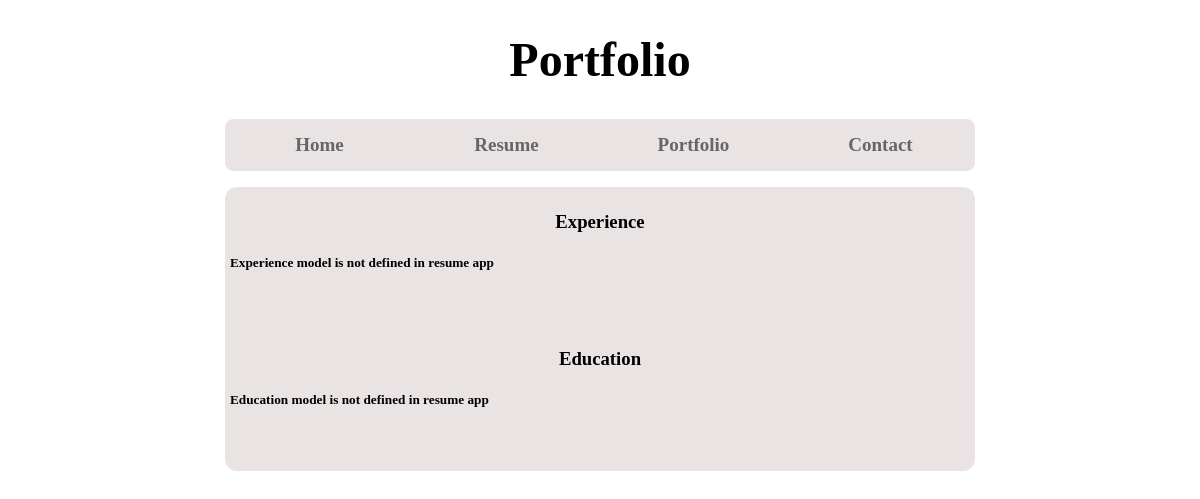
Page /resume/resume/ on the earlier database version.
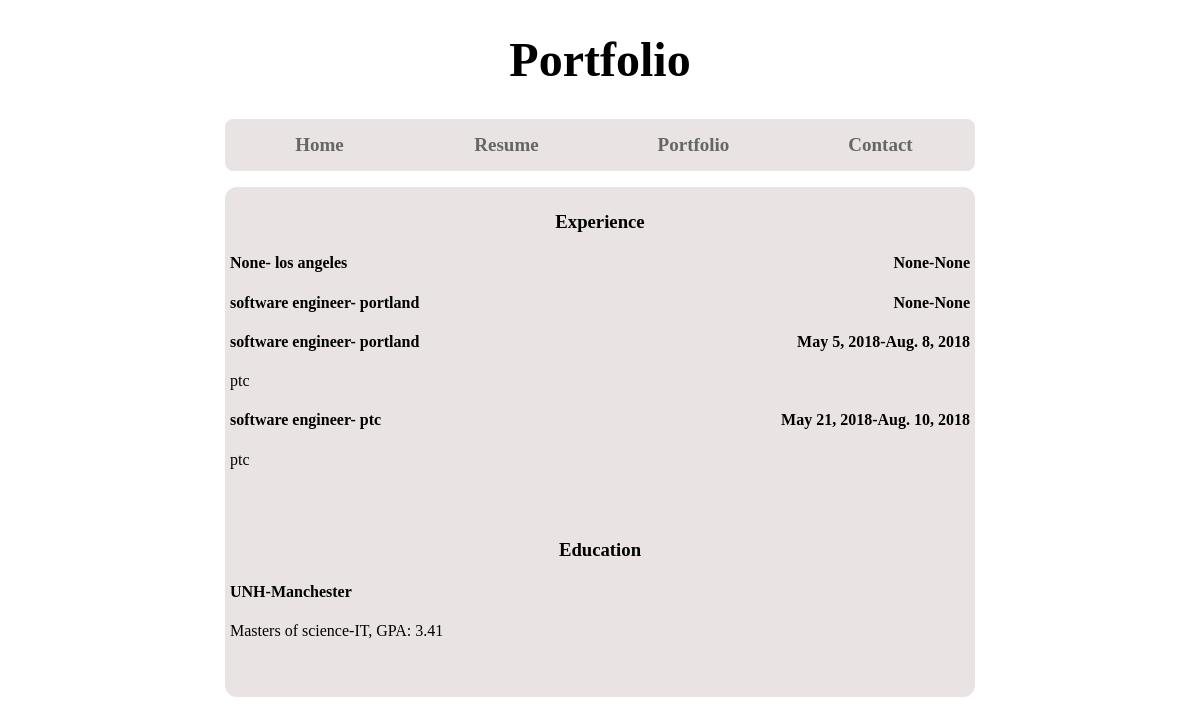
Same page on the later database version.
### resume/models.py (models this page shows)
class Experience(models.Model):
    title=models.CharField(max_length=64, null=True, blank=False)
    location=models.CharField(max_length=64, null=True, blank=False)
    start_date=models.DateField(blank=True, null=True)
    end_date=models.DateField(blank=True, null=True)
    description=models.CharField(max_length=256, null=False, blank= True)

class Education(models.Model):
    institution_name=models.CharField(max_length=256, null=True, blank=False)
    location=models.CharField(max_length=64, null=True, blank=False)
    degree=models.CharField(max_length=64, null=True, blank=False)
    major=models.CharField(max_length=64, null=True, blank=False)
    gpa=models.FloatField(null=True, blank=True)

### resume/views.py (the view)
# urls.py: 2. Add a URL to urlpatterns:  path('', views.home, name='home')
def home(request):
    qsEx=Experience.objects.all()
    qsEdu=Education.objects.all()
    context={'experience': qsEx, 'education':qsEdu}
    return render(request, 'resume/home.html', context)

### resume/templates/resume/home.html (shortened to what this page needs)
{% load static %}
<!DOCTYPE html>
<html>
  <head>
    <link rel='stylesheet' href="{% static 'style.css' %}" />
  </head>
  <body>
    <div class="container">
    <div class="menu">
    <center><h1 id="logo">Portfolio</h1></center>
      <ul>
        <li><a class="{{ home }}" href="{% url 'home' %}">Home</a></li>
        <li><a class="{{ resume }}" href="">Resume</a></li>
        <li><a class="{{ portfolio }}" href="{% url 'portfolio' %}">Portfolio</a></li>
        <li><a class="{{ contact }}" href="{% url 'contact' %}">Contact</a></li>
      </ul>
    </div>
    <div class="content">
      <center><h3>Experience</h3></center>
      {% if experience %}
      {% for exp in experience %}
        <h4>{{exp.title}}- {{exp.location}}<span style="float:right">{{exp.start_date}}-{{exp.end_date}}</span></h5>
        <p>{{exp.description}}</p>
      {% endfor %}
      {% else %}
        <h5>Experience model is not defined in resume app</h5>
      {% endif %}
      <br>
      <br>
      <center><h3>Education</h3></center>
      {% if education %}
      {% for edu in education %}
        <h4>{{edu.institution_name}}-{{edu.location}}</h5>
        <p>{{edu.degree}}-{{edu.major}}, GPA: {{edu.gpa}}</p>
      {% endfor %}
      {% else %}
        <h5>Education model is not defined in resume app</h5>
      {% endif %}
      <br>
      <br>
    </div>
    </div>
  </body>
</html>

Differences in the rows shown:
added Experience: title "None", location "los angeles", start_date "None", end_date "None"
added Experience: title "software engineer", location "portland", start_date "None", end_date "None"
added Experience: title "software engineer", location "portland", start_date "May 5, 2018", end_date "Aug. 8, 2018", description "ptc"
added Experience: title "software engineer", location "ptc", start_date "May 21, 2018", end_date "Aug. 10, 2018", description "ptc"
added Education: institution_name "UNH", location "Manchester", degree "Masters of science", major "IT", gpa "3.41"
Other differences:
text no longer shown: "Experience model is not defined in resume app Education model is not defined in resume app"
